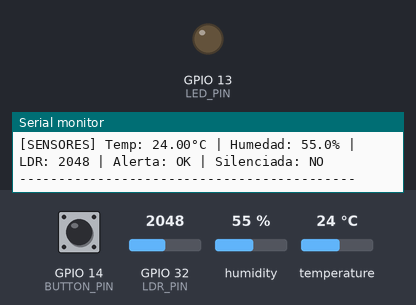
The program below on a simulated ESP32. Shown: output pins drawn as LEDs (lit = HIGH), the last lines printed to the serial monitor. The inputs (shaded band) are chosen by the test bench; at power-on: temperature 24 °C, GPIO 14 (BUTTON_PIN) HIGH, GPIO 32 (LDR_PIN) = 2048, humidity 55 %. WiFi joins after 1.5 s; servers stay silent unless stated.

Above: at 2.7 s.
2.8 s: temperature set to 29.3 °C
4.7 s: temperature set to 30.7 °C
At 6.7 s:
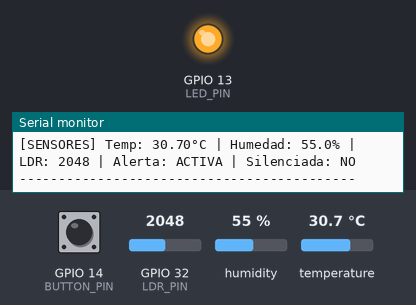
7.0 s: GPIO 14 (BUTTON_PIN) pulled LOW for 0.15 s
At 7.7 s:
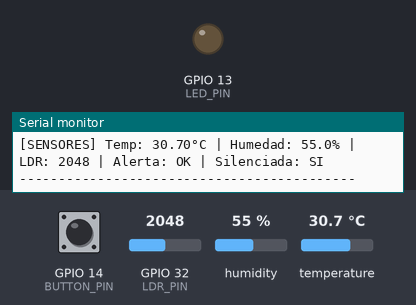
Timing chart, 0 to 10.0 s (numbered marks = the images above; inputs shaded):
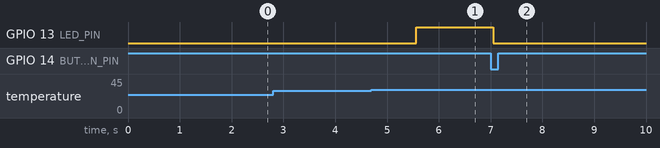

The program:

main.cpp
```cpp
#include <WiFi.h>
#include "DHT.h"
#include "ThingSpeak.h"
#include "Config.h"
#include "MisClases.h"

SensorDHT dht(DHT_PIN, DHT_TYPE);
LDR ldr(LDR_PIN);
Led led(LED_PIN);
Boton botonReset(BUTTON_PIN);
WiFiClient client;

bool alertaActiva = false;
bool alertaSilenciada = false;
unsigned long ultimoEnvioThingSpeak = 0;

void setup() {
  Serial.begin(SERIAL_BAUDRATE);
  Serial.println("[DEBUG] Serial iniciado a " + String(SERIAL_BAUDRATE));

  dht.begin();
  ldr.begin();
  led.begin();
  botonReset.begin();

  WiFi.begin(WIFI_SSID, WIFI_PASSWORD);
  unsigned long wifiStart = millis();
  while (WiFi.status() != WL_CONNECTED && (millis() - wifiStart) < WIFI_TIMEOUT) {
    delay(500);
    Serial.println("Wifi No conectado");
  }

  if (WiFi.status() == WL_CONNECTED) {
    Serial.println("Wifi conectado!");
    Serial.println("Local IP: " + WiFi.localIP().toString());
    WiFi.mode(WIFI_MODE);
    ThingSpeak.begin(client);
  } else {
    Serial.println("Wifi sin conexion ");
  }

  Serial.println("\n========== SISTEMA INICIADO ==========");
  Serial.println("[SETUP] DHT22 en pin: " + String(DHT_PIN));
  Serial.println("[SETUP] Boton reset en pin: " + String(BUTTON_PIN));
  Serial.println("[SETUP] LED en pin: " + String(LED_PIN));
  Serial.println("[SETUP] LDR en pin: " + String(LDR_PIN));
  Serial.println("[SETUP] Canal ThingSpeak: " + String(THINGSPEAK_CHANNEL_ID));
  Serial.println("====================================\n");
}

void loop() {
  dht.leer();
  float temperatura = dht.temperatura();
  float humedad = dht.humedad();
  int valorLDR = ldr.leer();

  if (temperatura > TEMPERATURE_THRESHOLD) {
    if (!alertaSilenciada) {
      alertaActiva = true;
    }
  } else {
    alertaActiva = false;
    alertaSilenciada = false;
  }

  if (alertaActiva) {
    led.on();
  } else {
    led.off();
  }

  Serial.print("[SENSORES] Temp: " + String(temperatura, 2) + "°C");
  Serial.print(" | Humedad: " + String(humedad, 1) + "%");
  Serial.print(" | LDR: " + String(valorLDR));
  Serial.print(" | Alerta: " + String(alertaActiva ? "ACTIVA" : "OK"));
  Serial.println(" | Silenciada: " + String(alertaSilenciada ? "SI" : "NO"));


  if (botonReset.fuePresionado()) {
    Serial.println("[BOTON] Presionado");

    if (alertaActiva) {
      alertaActiva = false;
      alertaSilenciada = true;
      led.off();
      Serial.println("[BOTON] Alerta de temperatura silenciada.");
    } else {
      Serial.println("[BOTON] No hay alerta activa para silenciar.");
    }
  }

  if ((millis() - ultimoEnvioThingSpeak) >= THINGSPEAK_UPDATE_INTERVAL) {
    if (WiFi.status() == WL_CONNECTED) {
      Serial.println("[THINGSPEAK] Enviando datos...");

      ThingSpeak.setField(TS_FIELD_TEMPERATURE, temperatura);
      ThingSpeak.setField(TS_FIELD_HUMIDITY, humedad);
      ThingSpeak.setField(TS_FIELD_LDR, valorLDR);

      int responseCode = ThingSpeak.writeFields(THINGSPEAK_CHANNEL_ID, THINGSPEAK_API_KEY);
      ultimoEnvioThingSpeak = millis();

      if (responseCode == TS_SUCCESS) {
        Serial.println("[THINGSPEAK] Datos enviados correctamente");
      } else {
        Serial.println("[THINGSPEAK] Error: " + String(responseCode));
      }
    } else {
      Serial.println("[THINGSPEAK] Sin conexion WiFi");
      WiFi.reconnect();
    }
  }

  Serial.println("-------------------------------------------");
  delay(SERIAL_LOG_INTERVAL);
}
```

MisClases.h
```cpp
#ifndef MIS_CLASES_H
#define MIS_CLASES_H

#include <Arduino.h>

class Led {
  private:
    int pin;
  public:
    Led(int p) { pin = p; }
    void begin() { pinMode(pin, OUTPUT); }
    void on()    { digitalWrite(pin, HIGH); }
    void off()   { digitalWrite(pin, LOW); }
};

class Boton {
  private:
    int pin;
    bool estado;
  public:
    Boton(int p) { pin = p; estado = HIGH; }
    void begin() { pinMode(pin, INPUT_PULLUP); }
    bool fuePresionado() {
      bool ahora = digitalRead(pin);
      if (estado == HIGH && ahora == LOW) { estado = ahora; return true; }
      estado = ahora;
      return false;
    }
};

class Potenciometro {
  private:
    int pin;
  public:
    Potenciometro(int p) { pin = p; }
    void begin() { pinMode(pin, INPUT); }
    int leer()   { return analogRead(pin); }
};

class SensorDHT {
  private:
    DHT dht;
    float ultimaTemp;
    float ultimaHum;
  public:
    SensorDHT(int pin, int tipo = DHT22) : dht(pin, tipo) {
      ultimaTemp = -999;
      ultimaHum  = -999;
    }

    void begin() { dht.begin(); }

    bool leer() {
      float t = dht.readTemperature();
      float h = dht.readHumidity();
      if (isnan(t) || isnan(h)) return false;
      ultimaTemp = t;
      ultimaHum  = h;
      return true;
    }

    float temperatura() { return ultimaTemp; }
    float humedad()     { return ultimaHum;  }
    bool  valido()      { return ultimaTemp != -999; }
};

class LDR {
  private:
  int pin;
  public:
  LDR(int p) { pin = p; }
  void begin() { pinMode(pin, INPUT); }
  int leer() { return analogRead(pin); }
};


#endif
```

Config.h
```cpp
#ifndef CONFIG_H
#define CONFIG_H

// ============================================================
// Config.h
// Archivo de configuración central del proyecto.
// Aquí se definen credenciales, servidor, pines y parámetros
// generales para facilitar mantenimiento y reutilización.
// ============================================================

// ------------------------------------------------------------
// Configuración de red WiFi
// ------------------------------------------------------------

// Nombre de la red WiFi (SSID)
const char* WIFI_SSID = "Wokwi-GUEST";

// Contraseña de la red WiFi
const char* WIFI_PASSWORD = "";

// Modo de operación WiFi
#define WIFI_MODE WIFI_STA

// Tiempo de espera para conexión WiFi (ms)
#define WIFI_TIMEOUT 5000

// Tiempo para reconectar WiFi (ms)
#define WIFI_RECONNECT_DELAY 2000

// ------------------------------------------------------------
// Configuración de ThingSpeak
// ------------------------------------------------------------

// Servidor ThingSpeak
const char* THINGSPEAK_SERVER = "api.thingspeak.com";

// Clave de escritura (Write API Key) del canal de ThingSpeak
const char* THINGSPEAK_API_KEY = "JNKWVWHWB6F3OKH4";

// ID del canal ThingSpeak
const int THINGSPEAK_CHANNEL_ID = 3392724;

// Tiempo entre envíos a ThingSpeak (ms)
#define THINGSPEAK_UPDATE_INTERVAL 10000

// Códigos de respuesta ThingSpeak
#define TS_SUCCESS 200

// Mapeo de campos ThingSpeak
#define TS_FIELD_TEMPERATURE 1
#define TS_FIELD_HUMIDITY 2
#define TS_FIELD_LDR 3
#define TS_FIELD_RESET_FLAG 4

// Umbral de temperatura para LED (°C)
#define TEMPERATURE_THRESHOLD 30

// Valor para campo reset cuando está activo
#define RESET_FLAG_ACTIVE 1
#define RESET_FLAG_INACTIVE 0

// ------------------------------------------------------------
// Configuración de hardware - Pines
// ------------------------------------------------------------

// Pin donde está conectado el sensor DHT22
#define DHT_PIN 15

// Tipo de sensor DHT (DHT11, DHT21, DHT22)
#define DHT_TYPE DHT22

// Pin donde está conectado el sensor LDR (fotorresistencia)
#define LDR_PIN 32

// Pin donde está conectado el botón de reset
#define BUTTON_PIN 14

// Pin donde está conectado el LED indicador
#define LED_PIN 13

// Modo de entrada del botón (INPUT_PULLUP activa pull-up interno)
#define BUTTON_MODE INPUT_PULLUP

// Lógica del botón: LOW = presionado, HIGH = liberado
#define BUTTON_PRESSED LOW
#define BUTTON_RELEASED HIGH

// ------------------------------------------------------------
// Configuración de debounce del botón
// ------------------------------------------------------------

// Tiempo de debounce para evitar rebotes (ms)
#define BUTTON_DEBOUNCE_DELAY 50

// Tiempo mínimo que debe mantenerse presionado para activar reset (ms)
#define BUTTON_PRESS_DURATION 500

// Tiempo de espera después de enviar reset a ThingSpeak (ms)
#define RESET_THINGSPEAK_DELAY 2000

// Tiempo de espera antes de reiniciar ESP32 (ms)
#define RESET_ESP32_DELAY 3000

// ------------------------------------------------------------
// Configuración de comunicación serial
// ------------------------------------------------------------

// Velocidad del monitor serial (baudrate)
#define SERIAL_BAUDRATE 115200

// Intervalo de envío de logs a serial (ms)
#define SERIAL_LOG_INTERVAL 100

// Habilitar depuración detallada
#define DEBUG_MODE 1

#endif
```

Measured:
- the behaviour switches between 30 and 30.1 °C on temperature (found by bisection; images 0 and 1)
- after the input at 4.7 s, GPIO 13 (LED_PIN): LOW → HIGH after 0.86 s
- after the input at 7.0 s, GPIO 13 (LED_PIN): HIGH → LOW after 0.05 s
